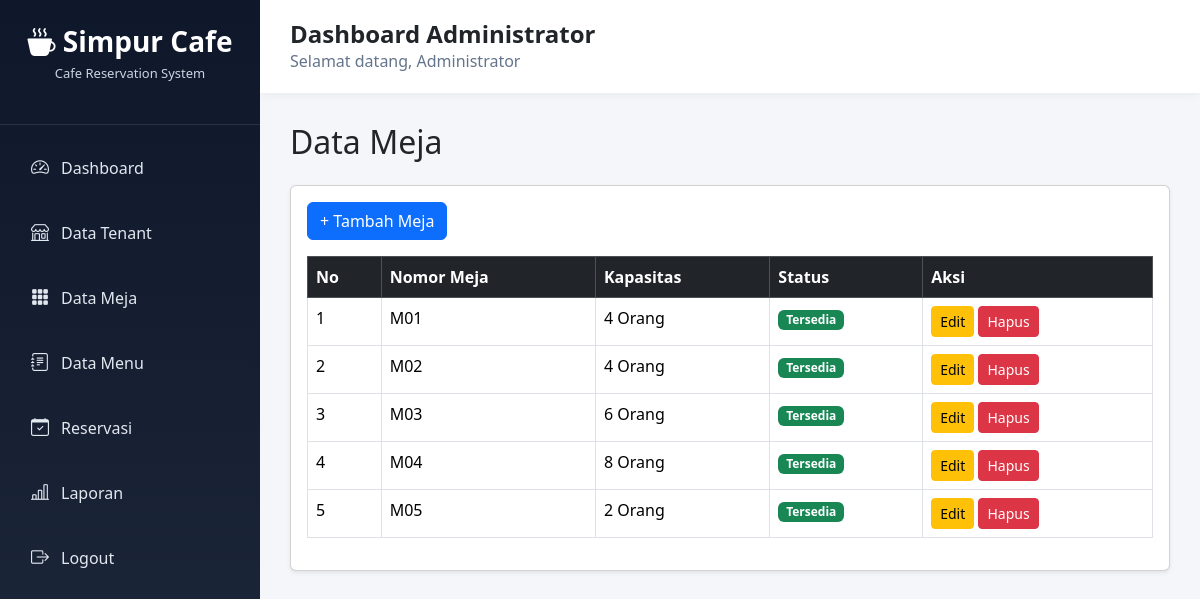
Page /admin/meja.php (signed in) on the committed database.
### tables this page shows
CREATE TABLE `meja` (
  `id_meja` int(11) NOT NULL,
  `nomor_meja` varchar(20) NOT NULL,
  `kapasitas` int(11) NOT NULL,
  `status` enum('Tersedia','Terisi') DEFAULT 'Tersedia'
);

### admin/meja.php (the view, shortened to what this page needs)
<?php
include '../config/koneksi.php';
include 'layout.php';
$data = mysqli_query($koneksi,"SELECT * FROM meja");
?>
<h2 class="mb-4">Data Meja</h2>
<div class="card shadow-sm">
    <div class="card-body">
        <a href="tambah_meja.php"
           class="btn btn-primary mb-3">
           + Tambah Meja
        </a>
        <table class="table table-bordered table-hover">
            <thead class="table-dark">
                <tr>
                    <th>No</th>
                    <th>Nomor Meja</th>
                    <th>Kapasitas</th>
                    <th>Status</th>
                    <th>Aksi</th>
                </tr>
            </thead>
            <tbody>
            <?php
            $no=1;
            while($row=mysqli_fetch_assoc($data)):
            ?>
                <tr>
                    <td><?= $no++; ?></td>
                    <td><?= $row['nomor_meja']; ?></td>
                    <td><?= $row['kapasitas']; ?> Orang</td>
                    <td>
                        <?php if($row['status']=='Tersedia'): ?>
                            <span class="badge bg-success">
                                Tersedia
                            </span>
                        <?php else: ?>
                            <span class="badge bg-danger">
                                Terisi
                            </span>
                        <?php endif; ?>
                    </td>
                    <td>
                        <a href="edit_meja.php?id=<?= $row['id_meja']; ?>"
                           class="btn btn-warning btn-sm">
                           Edit
                        </a>
                        <a href="hapus_meja.php?id=<?= $row['id_meja']; ?>"
                           class="btn btn-danger btn-sm"
                           onclick="return confirm('Yakin hapus data?')">
                           Hapus
                        </a>
                    </td>
                </tr>
            <?php endwhile; ?>
            </tbody>
        </table>
    </div>
</div>
<?php include 'footer.php'; ?>

### admin/layout.php (style rules this page uses)
* { margin:0; padding:0; box-sizing:border-box; }
body { background:#f4f6f9; font-family:'Segoe UI',sans-serif; }

### rows in the picture
meja: nomor_meja "M01", kapasitas "4", status "Tersedia"
meja: nomor_meja "M02", kapasitas "4", status "Tersedia"
meja: nomor_meja "M03", kapasitas "6", status "Tersedia"
meja: nomor_meja "M04", kapasitas "8", status "Tersedia"
meja: nomor_meja "M05", kapasitas "2", status "Tersedia"

### other values in the picture
$_SESSION['nama'] "Administrator"
